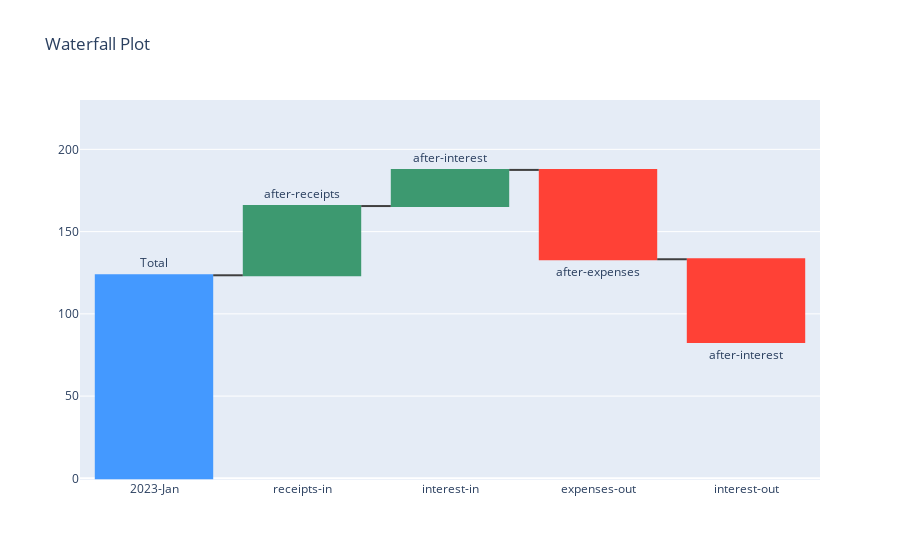

The notebook cell saved with this chart:
### Markdown cell above
A waterfall chart shows a value after a sequence of inputs and outputs.

### Code cell
import plotly.graph_objects as go

fig = go.Figure(go.Waterfall(
    name='This title is not displayed',
    orientation='v',
    measure=['absolute','relative','relative','relative','relative'],
    x=["2023-Jan", "receipts-in", "interest-in", "expenses-out", "interest-out", "2024-Jan"],
    textposition='outside',
    text=['Total','after-receipts','after-interest','after-expenses','after-interest'],
    y=[123.45,42.08,21.97,-54.31,-50.23],
    connector=dict(line=dict(color='rgb(63, 63, 63)'))
))

fig.update_layout(
    title='Waterfall Plot',
    showlegend=False
)
fig.update_yaxes(range=[-1,230])
fig.show()

### Figure 1 — Plotly figure (JSON) as saved in the notebook; plotly's stock layout.template omitted (floating-point values rounded to 4 significant figures)
{"data": [{"connector": {"line": {"color": "rgb(63, 63, 63)"}}, "measure": ["absolute", "relative", "relative", "relative", "relative"], "name": "This title is not displayed", "orientation": "v", "text": ["Total", "after-receipts", "after-interest", "after-expenses", "after-interest"], "textposition": "outside", "x": ["2023-Jan", "receipts-in", "interest-in", "expenses-out", "interest-out", "2024-Jan"], "y": [123.5, 42.08, 21.97, -54.31, -50.23], "type": "waterfall"}], "layout": {"title": {"text": "Waterfall Plot"}, "showlegend": false, "yaxis": {"range": [-1, 230]}}}
